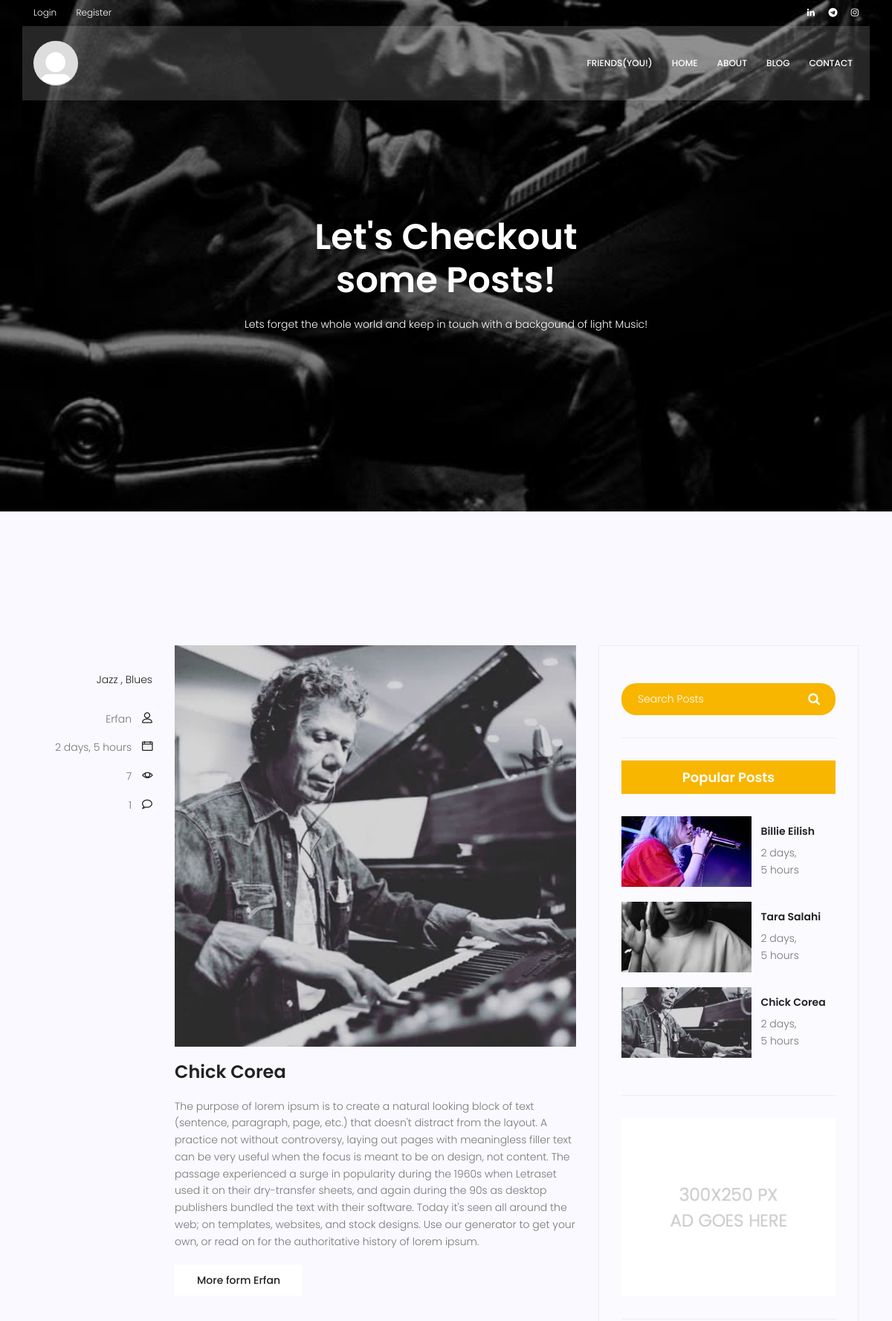
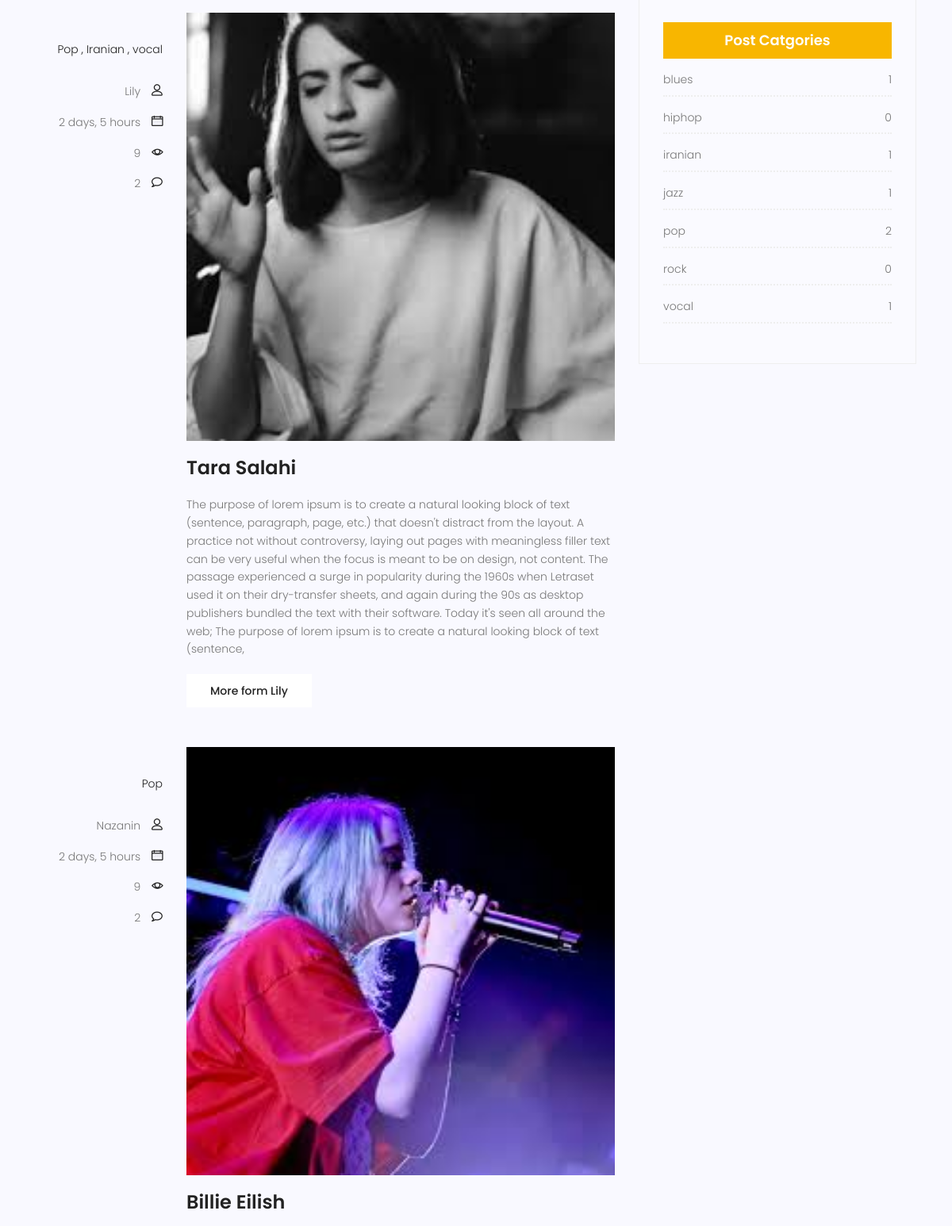
Screenshot of /blog/ (upper part) with the database file from the repository (2 pictures, top to bottom).
### blog/models.py (models this page shows, shortened)
class Category(models.Model):
    title=models.CharField(max_length=100)
    slug=models.SlugField()
    category_image= models.ImageField(upload_to='post_image_files',default='default_profile.png')
    def __str__(self):
        return self.slug

class Post(models.Model):
    title= models.CharField(max_length=100)
    content=models.TextField()
    category=models.ManyToManyField(Category)
    created=models.DateTimeField(auto_now_add=True)
    updated=models.DateTimeField(auto_now=True)
    image_file=models.ImageField(upload_to='post_image_files')
    audio_file = models.FileField(upload_to='post_audio_files',null=True,blank=True)
    counted_views = models.IntegerField(default=1)
    post_author=models.ForeignKey(User,on_delete=models.CASCADE)
    likes=models.ManyToManyField(User,related_name='post_likes',null=True,blank=True)
    def get_absolute_url(self):
       return reverse('blog:single_view',kwargs={'pk':self.id})

### blog/views.py (the view)
# urls.py: path('', BlogHomeView.as_view(), name='blog_home'),
class BlogHomeView(BasePostListView):
    template_name = 'blog/blog-home.html'  # Specify the template for the main blog view

### blog/templatetags/blog_custom_tags.py (called while the page is built)
@register.inclusion_tag('blog/post-category.html')
def post_category():
    category_counts=Category.objects.annotate(post_count=Count('post'))
    cat_dict={}
    for category in category_counts:
        category_title=category.slug
        category_count=category.post_count
        cat_dict[category_title]=category_count
    return {
        'categories':cat_dict,
         }

@register.inclusion_tag('blog/popular-posts.html')
def popular_posts():
  posts = Post.objects.order_by('-counted_views')[:4]
  return {
    'posts':posts
  }

@register.inclusion_tag('blog/categories.html')
def categories_list():
   categories=Category.objects.all()
   return {
      'categories':categories
   }

### blog/views.py (called while the page is built)
    def get_queryset(self):
        queryset = super().get_queryset()  # Retrieve all posts by default
        search_query = self.request.GET.get('search', '')
        if search_query:
            queryset = queryset.filter(
                Q(title__icontains=search_query) |
                Q(content__icontains=search_query) |
                Q(post_author__username__icontains=search_query)
            )
        cat_name = self.kwargs.get('cat_name')
        if cat_name:
            queryset = queryset.filter(category__slug=cat_name)
        author_name = self.kwargs.get('author_name')
        if author_name:
            queryset = queryset.filter(post_author__username=author_name)
        return queryset

### templates/blog/blog-home.html (shortened to what this page needs)
{% extends 'base.html' %}
{% load static %}
{% load blog_custom_tags %}
{% block content %}
			<section class="banner-area relative blog-home-banner" id="home">
				<div class="overlay overlay-bg"></div>
				<div class="container">
					<div class="row d-flex align-items-center justify-content-center">
						<div class="about-content blog-header-content col-lg-12">
							<h1 class="text-white">
								Let's Checkout some Posts!
							</h1>
							<p class="text-white">
									Lets forget the whole world and keep in touch with a backgound of light Music!
							</p>
						</div>
					</div>
				</div>
			</section>
			<section class="top-category-widget-area pt-90 pb-90 ">
			</section>
			<section class="post-content-area">
				<div class="container">
					<div class="row">
						<div class="col-lg-8 posts-list">
						{% for post in posts %}
							<div class="single-post row">
								<div class="col-lg-3  col-md-3 meta-details">
									<ul class="tags">
										{% for cat in post.category.all %}
										<li><a href="{% url 'blog:blog_category' cat.slug %}">
											{{cat.title}}
											{% if not forloop.last %}
											,
											{% endif %}
										</a></li>
										{% endfor %}
									</ul>
									<div class="user-details row">
										<p class="user-name col-lg-12 col-md-12 col-6"><a href="{% url 'blog:blog_author' post.post_author %}">{{post.post_author.username}}</a> <span class="lnr lnr-user"></span></p>
										<p class="date col-lg-12 col-md-12 col-6"><a href="#">{{post.created|timesince}}</a> <span class="lnr lnr-calendar-full"></span></p>
										<p class="view col-lg-12 col-md-12 col-6"><a href="#">{{post.counted_views}}</a> <span class="lnr lnr-eye"></span></p>
										<p class="comments col-lg-12 col-md-12 col-6"><a href="#">{{post.comment_set.count}}</a> <span class="lnr lnr-bubble"></span></p>
									</div>
								</div>
								<div class="col-lg-9 col-md-9 ">
									<div class="feature-img">
										<img class="img-fluid" src="{{post.image_file.url}}" alt="">
									</div>
									<a class="posts-title" href="{{post.get_absolute_url}}"><h3>{{post.title}}</h3></a>
									<p class="excert">
										{{post.content}}
									</p>
									<a href="{% url  'blog:blog_author' post.post_author %}" class="primary-btn">More form {{post.post_author.username}}</a>
								</div>
							</div>
						{% endfor %}
						</div>
						<div class="col-lg-4 sidebar-widgets">
							<div class="widget-wrap">
								<div class="single-sidebar-widget search-widget">
									<form class="search-form" action="">
			                            <input placeholder="Search Posts" name="search" type="text" onfocus="this.placeholder = ''" onblur="this.placeholder = 'Search Posts'" >
			                            <button type="submit"><i class="fa fa-search"></i></button>
			                        </form>
								</div>
								{% popular_posts %}
								{% include 'blog/ads.html' %}
								{% post_category %}
							</div>
						</div>
					</div>
				</div>
			</section>
		{% endblock %}

### templates/blog/popular-posts.html
{% load static %}
<div class="single-sidebar-widget popular-post-widget">
    <h4 class="popular-title">Popular Posts</h4>
    <div class="popular-post-list">
        {% for post in posts %}
            <div class="single-post-list d-flex flex-row align-items-center">
                <div class="thumb">
                    <img class="img-fluid" src="{{post.image_file.url}}" alt="">
                </div>
                <div class="details">
                    <a href="{{post.get_absolute_url}}"><h6>{{post.title}}</h6></a>
                    <p>{{post.created|timesince}}</p>
                </div>
            </div>
        {% endfor %}
    </div>
</div>

### templates/blog/post-category.html (shortened to what this page needs)
{% load static %}
<div class="single-sidebar-widget post-category-widget">
	<h4 class="category-title">Post Catgories</h4>
	<ul class="cat-list">
		{% for cat,value in categories.items %}
			<li>
				<a href="{% url 'blog:blog_category' cat %}" class="d-flex justify-content-between">
					<p>{{cat}}</p>
					<p>{{value}}</p>
				</a>
			</li>
		{% endfor %}
	</ul>
</div>

### rows the page displays
Post: post_author.username "Erfan", created "2 days, 5 hours", counted_views "7", comment_set.count "1", image_file (picture), title "Chick Corea", content "The purpose of lorem ipsum is to create a natural looking block of text (sentence, paragraph, page, etc.) that doesn't distract from the layout. A practice not without controversy, laying out pages with meaningless filler text can be very useful when the focus is meant to be on design, not content. The passage experienced a surge in popularity during the 1960s when Letraset used it on their dry-transfer sheets, and again during the 90s as desktop publishers bundled the text with their software. Today it's seen all around the web; on templates, websites, and stock designs. Use our generator to get your own, or read on for the authoritative history of lorem ipsum."
Category: title "Jazz", categories "jazz"
Category: title "Blues", categories "blues"
Post: post_author.username "Lily", created "2 days, 5 hours", counted_views "9", comment_set.count "2", image_file (picture), title "Tara Salahi", content "The purpose of lorem ipsum is to create a natural looking block of text (sentence, paragraph, page, etc.) that doesn't distract from the layout. A practice not without controversy, laying out pages with meaningless filler text can be very useful when the focus is meant to be on design, not content. The passage experienced a surge in popularity during the 1960s when Letraset used it on their dry-transfer sheets, and again during the 90s as desktop publishers bundled the text with their software. Today it's seen all around the web; The purpose of lorem ipsum is to create a natural looking block of text (sentence,"
Category: title "Pop", categories "pop"
Category: title "Iranian", categories "iranian"
Category: title "vocal", categories "vocal"
Post: post_author.username "Nazanin", created "2 days, 5 hours", counted_views "9", comment_set.count "2", image_file (picture), title "Billie Eilish"
Category: categories "hiphop"
Category: categories "rock"

### other values shown
{{ value }} "1" "0" "1" "1" "2" "0" "1"
